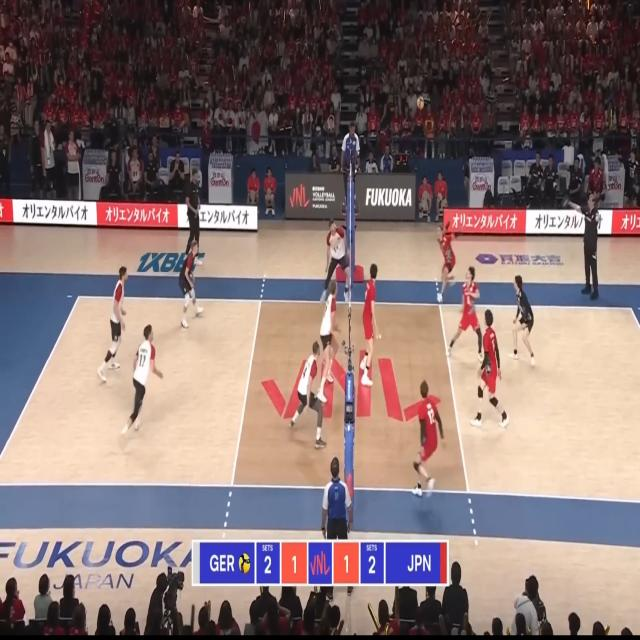
#> input picture data/train/images/clip_four_mp4-0009_jpg.rf.10d39a7299970d6ccb4145c8ff499466.jpg, 640 x 640 px; its folder holds only this picture in this run
$ python visualize_dataset.py
#> lines starting #> are read from the running program, lines starting #| are printed output that depends on the picture
import os
import cv2
import yaml
import random
import shutil
import numpy as np
from pathlib import Path
from PIL import Image
import matplotlib.pyplot as plt

# Proje Kök Dizini (Windows ve Linux uyumlu)
PROJECT_DIR = Path(__file__).resolve().parent
DATA_DIR = PROJECT_DIR / "data"

class DatasetVisualizer:
    """
    Voleybol Topu Tespit veri seti analizi ve görselleştirme sınıfı.
    Cross-platform uyumlu, hata toleranslı ve modern görsel tasarımlara sahiptir.
    """
    def __init__(self, data_dir=DATA_DIR, data_types=["train", "valid"]):
        self.data_dir = Path(data_dir)
        self.data_types = data_types
        self.yaml_path = self.data_dir / "data.yaml"

        # Grafik renk paletleri (Modern & Premium HSL tonları)
        self.colors = {
            "train": "#6C5CE7",   # Canlı Menekşe
            "valid": "#00CEC9",   # Canlı Turkuaz
            "test": "#FF7675"     # Yumuşak Kırmızı
        }

        self.class_dict = {}
        self.vis_datas = {}
        self.analysis_datas = {}
        self.im_paths = {}

        self._load_class_names()
        self._parse_dataset()

    def _load_class_names(self):
        """data.yaml dosyasından sınıf isimlerini güvenli bir şekilde yükler."""
        if not self.yaml_path.exists():
            print(f"[UYARI] {self.yaml_path} bulunamadı! Varsayılan ['ball'] sınıfı kullanılacak.")
            self.class_dict = {0: "ball"}
            return

        with open(self.yaml_path, 'r', encoding='utf-8') as f:
            data = yaml.safe_load(f)

        class_names = data.get('names', ['ball'])
        if isinstance(class_names, list):
            self.class_dict = {idx: name for idx, name in enumerate(class_names)}
        elif isinstance(class_names, dict):
            self.class_dict = {int(k): v for k, v in class_names.items()}
        else:
            self.class_dict = {0: "ball"}

        print(f"[BİLGİ] Veri setindeki sınıflar: {self.class_dict}")

    def _parse_dataset(self):
        """Etiket dosyalarını ve görüntü yollarını güvenli şekilde parse eder."""
        for data_type in self.data_types:
            type_dir = self.data_dir / data_type
            img_dir = type_dir / "images"
            lbl_dir = type_dir / "labels"

            if not img_dir.exists():
                print(f"[UYARI] {img_dir} dizini bulunamadı! Atlanıyor...")
                continue

            # Desteklenen resim formatları
            valid_extensions = {".jpg", ".jpeg", ".png", ".bmp"}
            img_paths = [p for p in img_dir.glob("*") if p.suffix.lower() in valid_extensions]

            bboxes_list = []
            analysis_counts = {name: 0 for name in self.class_dict.values()}
            valid_img_paths = []

            for im_path in img_paths:
                # Görüntüye ait YOLO etiket dosyasını bul (aynı isimli .txt)
                lbl_path = lbl_dir / f"{im_path.stem}.txt"
                bboxes = []

                if lbl_path.exists():
                    try:
                        with open(lbl_path, "r", encoding="utf-8") as f:
                            lines = f.readlines()

                        for line in lines:
                            parts = line.strip().split()
                            if len(parts) >= 5:
                                class_id = int(parts[0])
                                # Geçersiz etiket sınıf ID koruması
                                if class_id in self.class_dict:
                                    cls_name = self.class_dict[class_id]
                                    coords = [float(x) for x in parts[1:5]]
                                    bboxes.append([cls_name] + coords)
                                    analysis_counts[cls_name] += 1

                    except Exception as e:
                        print(f"[HATA] {lbl_path} okunurken hata oluştu: {e}")

                # Etiketsiz veya etiketli fark etmeksizin listeye ekle
                bboxes_list.append(bboxes)
                valid_img_paths.append(im_path)
#> in analyze_class_distribution, `plt.show()`:
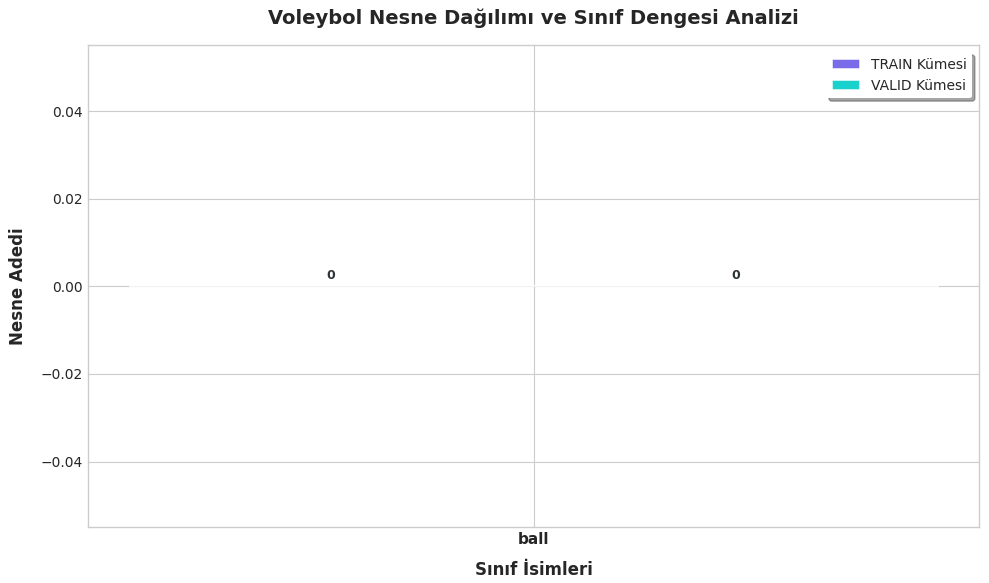
#> figure drawn by matplotlib, 1 panel

            self.vis_datas[data_type] = bboxes_list
            self.analysis_datas[data_type] = analysis_counts
            self.im_paths[data_type] = valid_img_paths

            print(f"[BİLGİ] {data_type.upper()} alt kümesinde {len(valid_img_paths)} görüntü ve {sum(analysis_counts.values())} nesne bulundu.")

    def visualize_samples(self, data_type="train", n_ims=9, rows=3):
        """Rastgele görüntüleri üzerlerindeki YOLO bounding box'ları ile birlikte çizer."""
#> called with data_type = 'train', n_ims = 6, rows = 2
        if data_type not in self.vis_datas or not self.vis_datas[data_type]:
            print(f"[HATA] {data_type} görselleştirmek için veri bulunamadı!")
            return

        print(f"\n[GÖRSELLEŞTİRME] {data_type.upper()} veri kümesinden rastgele {n_ims} görsel çiziliyor...")

        indices = random.sample(range(len(self.vis_datas[data_type])), min(n_ims, len(self.vis_datas[data_type])))
        cols = int(np.ceil(n_ims / rows))

        fig, axes = plt.subplots(rows, cols, figsize=(18, 12))
        axes = axes.flatten() if n_ims > 1 else [axes]

        # Farklı sınıflar için renk havuzu oluştur
        np.random.seed(42)
        box_colors = {}
        for cls in self.class_dict.values():
            box_colors[cls] = tuple(np.random.randint(50, 255, size=3).tolist())

        for i, idx in enumerate(indices):
            im_path = self.im_paths[data_type][idx]
            bboxes = self.vis_datas[data_type][idx]

            # Görüntüyü OpenCV ile oku
            img = cv2.imread(str(im_path))
#> img is the input picture: shape (640, 640, 3); mean B, G, R 114.3, 115.9, 135
            if img is None:
                continue
            img = cv2.cvtColor(img, cv2.COLOR_BGR2RGB)
            height, width, _ = img.shape
#> height = 640; width = 640

            # Kutuları çiz
            for bbox in bboxes:
                cls_name, x_center, y_center, w, h = bbox

                # YOLO normalize formatı pixel koordinatlarına dönüştürme
                x_min = int((x_center - w / 2) * width)
                y_min = int((y_center - h / 2) * height)
                x_max = int((x_center + w / 2) * width)
                y_max = int((y_center + h / 2) * height)

                # Sınır taşmalarını engelle
                x_min, y_min = max(0, x_min), max(0, y_min)
                x_max, y_max = min(width - 1, x_max), min(height - 1, y_max)

                # Kutu rengi
                color = box_colors[cls_name]
                cv2.rectangle(img, (x_min, y_min), (x_max, y_max), color, 3)

                # Etiket Metni ekleme
                label = f"{cls_name}"
                font_scale = 0.6
                thickness = 2
                (w_t, h_t), _ = cv2.getTextSize(label, cv2.FONT_HERSHEY_SIMPLEX, font_scale, thickness)
                cv2.rectangle(img, (x_min, y_min - h_t - 5), (x_min + w_t, y_min), color, -1)
                cv2.putText(img, label, (x_min, y_min - 5), cv2.FONT_HERSHEY_SIMPLEX, font_scale, (255, 255, 255), thickness)

            ax = axes[i]
            ax.imshow(img)
            ax.axis("off")
            ax.set_title(f"Görsel #{idx} | {len(bboxes)} Top", fontsize=10, fontweight="bold")

        # Kullanılmayan subplot'ları gizle
        for j in range(i + 1, len(axes)):
            axes[j].axis("off")

        plt.tight_layout()
        plt.show()

    def analyze_class_distribution(self):
        """Veri kümesindeki sınıfların dağılımını modern bir bar grafik ile analiz eder."""
        print("\n[ANALİZ] Sınıf dağılımı analiz ediliyor...")

        # Mevcut verileri topla
        existing_types = [t for t in self.data_types if t in self.analysis_datas]
        if not existing_types:
            print("[HATA] Analiz edecek veri bulunamadı!")
            return

        classes = list(self.class_dict.values())

        # Modern stil ayarları
        plt.style.use('seaborn-v0_8-whitegrid' if 'seaborn-v0_8-whitegrid' in plt.style.available else 'default')
        fig, ax = plt.subplots(figsize=(10, 6))

        x = np.arange(len(classes))
        width = 0.25

        for idx, d_type in enumerate(existing_types):
            counts = [self.analysis_datas[d_type].get(cls, 0) for cls in classes]
            offset = (idx - len(existing_types)/2 + 0.5) * width

            bars = ax.bar(x + offset, counts, width, label=f"{d_type.upper()} Kümesi",
                          color=self.colors.get(d_type, "#000000"), edgecolor="white", linewidth=1.2, alpha=0.9)

            # Barların üzerine sayısal değerleri ekle
            for bar in bars:
                height = bar.get_height()
                ax.annotate(f'{int(height)}',
                            xy=(bar.get_x() + bar.get_width() / 2, height),
                            xytext=(0, 3),  # 3 points vertical offset
                            textcoords="offset points",
                            ha='center', va='bottom', fontsize=9, fontweight='bold', color='#2D3436')

        ax.set_xlabel("Sınıf İsimleri", fontsize=12, fontweight="bold", labelpad=10)
        ax.set_ylabel("Nesne Adedi", fontsize=12, fontweight="bold", labelpad=10)
        ax.set_title("Voleybol Nesne Dağılımı ve Sınıf Dengesi Analizi", fontsize=14, fontweight="bold", pad=15)
        ax.set_xticks(x)
        ax.set_xticklabels(classes, fontsize=11, fontweight="bold")
        ax.legend(frameon=True, facecolor="white", edgecolor="none", shadow=True, fontsize=10)

        plt.tight_layout()
        plt.show()

if __name__ == "__main__":
    # Test Etme
    visualizer = DatasetVisualizer(data_dir=DATA_DIR, data_types=["train", "valid"])
    visualizer.analyze_class_distribution()
    visualizer.visualize_samples(data_type="train", n_ims=6, rows=2)
